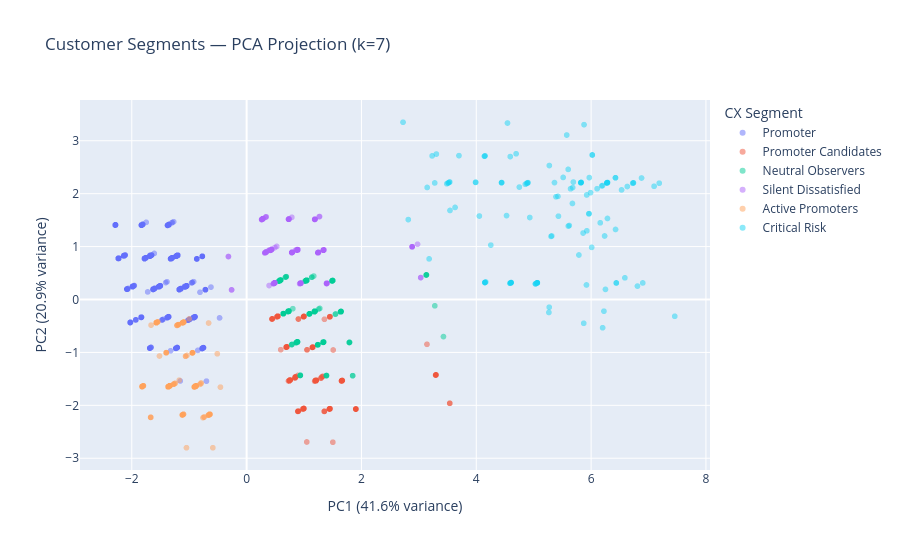

Notebook code cell kept with this figure:
### Markdown cell above
## 8. PCA Scatter Plot — 2D Cluster Visualization

### Code cell
pca = PCA(n_components=2, random_state=42)
X_pca = pca.fit_transform(X)

df_cluster["pca_1"] = X_pca[:, 0]
df_cluster["pca_2"] = X_pca[:, 1]

variance_explained = pca.explained_variance_ratio_
print(f"Variance explained by PCA: {variance_explained[0]:.1%} + {variance_explained[1]:.1%} = {sum(variance_explained):.1%}")

hover_cols = [c for c in ["nps_score", "severity_label", "product"] if c in df_cluster.columns]

fig = px.scatter(
    df_cluster.sample(min(5000, len(df_cluster)), random_state=42),  # sample for speed
    x="pca_1", y="pca_2",
    color="cluster_name",
    opacity=0.5,
    title=f"Customer Segments — PCA Projection (k={N_CLUSTERS})",
    labels={
        "pca_1": f"PC1 ({variance_explained[0]:.1%} variance)",
        "pca_2": f"PC2 ({variance_explained[1]:.1%} variance)",
    },
    hover_data=hover_cols if hover_cols else None,
)
fig.update_layout(height=550, legend_title="CX Segment")
fig.show()

### Figure 1 — Plotly figure (JSON) as saved in the notebook; plotly's stock layout.template omitted (floating-point values rounded to 4 significant figures; data arrays with more than 128 entries replaced by an {"elided": "..."} marker saying what was removed)
{"data": [{"customdata": {"elided": "1748x3 mixed values"}, "hovertemplate": "cluster_name=Promoter<br>PC1 (41.6% variance)=%{x}<br>PC2 (20.9% variance)=%{y}<br>nps_score=%{customdata[0]}<br>severity_label=%{customdata[1]}<br>product=%{customdata[2]}<extra></extra>", "legendgroup": "Promoter", "marker": {"color": "#636efa", "opacity": 0.5, "symbol": "circle"}, "mode": "markers", "name": "Promoter", "showlegend": true, "type": "scattergl", "x": {"elided": "1748 float values"}, "xaxis": "x", "y": {"elided": "1748 float values"}, "yaxis": "y"}, {"customdata": {"elided": "763x3 mixed values"}, "hovertemplate": "cluster_name=Promoter Candidates<br>PC1 (41.6% variance)=%{x}<br>PC2 (20.9% variance)=%{y}<br>nps_score=%{customdata[0]}<br>severity_label=%{customdata[1]}<br>product=%{customdata[2]}<extra></extra>", "legendgroup": "Promoter Candidates", "marker": {"color": "#EF553B", "opacity": 0.5, "symbol": "circle"}, "mode": "markers", "name": "Promoter Candidates", "showlegend": true, "type": "scattergl", "x": {"elided": "763 float values"}, "xaxis": "x", "y": {"elided": "763 float values"}, "yaxis": "y"}, {"customdata": {"elided": "1074x3 mixed values"}, "hovertemplate": "cluster_name=Neutral Observers<br>PC1 (41.6% variance)=%{x}<br>PC2 (20.9% variance)=%{y}<br>nps_score=%{customdata[0]}<br>severity_label=%{customdata[1]}<br>product=%{customdata[2]}<extra></extra>", "legendgroup": "Neutral Observers", "marker": {"color": "#00cc96", "opacity": 0.5, "symbol": "circle"}, "mode": "markers", "name": "Neutral Observers", "showlegend": true, "type": "scattergl", "x": {"elided": "1074 float values"}, "xaxis": "x", "y": {"elided": "1074 float values"}, "yaxis": "y"}, {"customdata": {"elided": "872x3 mixed values"}, "hovertemplate": "cluster_name=Silent Dissatisfied<br>PC1 (41.6% variance)=%{x}<br>PC2 (20.9% variance)=%{y}<br>nps_score=%{customdata[0]}<br>severity_label=%{customdata[1]}<br>product=%{customdata[2]}<extra></extra>", "legendgroup": "Silent Dissatisfied", "marker": {"color": "#ab63fa", "opacity": 0.5, "symbol": "circle"}, "mode": "markers", "name": "Silent Dissatisfied", "showlegend": true, "type": "scattergl", "x": {"elided": "872 float values"}, "xaxis": "x", "y": {"elided": "872 float values"}, "yaxis": "y"}, {"customdata": {"elided": "409x3 mixed values"}, "hovertemplate": "cluster_name=Active Promoters<br>PC1 (41.6% variance)=%{x}<br>PC2 (20.9% variance)=%{y}<br>nps_score=%{customdata[0]}<br>severity_label=%{customdata[1]}<br>product=%{customdata[2]}<extra></extra>", "legendgroup": "Active Promoters", "marker": {"color": "#FFA15A", "opacity": 0.5, "symbol": "circle"}, "mode": "markers", "name": "Active Promoters", "showlegend": true, "type": "scattergl", "x": {"elided": "409 float values"}, "xaxis": "x", "y": {"elided": "409 float values"}, "yaxis": "y"}, {"customdata": {"elided": "134x3 mixed values"}, "hovertemplate": "cluster_name=Critical Risk<br>PC1 (41.6% variance)=%{x}<br>PC2 (20.9% variance)=%{y}<br>nps_score=%{customdata[0]}<br>severity_label=%{customdata[1]}<br>product=%{customdata[2]}<extra></extra>", "legendgroup": "Critical Risk", "marker": {"color": "#19d3f3", "opacity": 0.5, "symbol": "circle"}, "mode": "markers", "name": "Critical Risk", "showlegend": true, "type": "scattergl", "x": {"elided": "134 float values"}, "xaxis": "x", "y": {"elided": "134 float values"}, "yaxis": "y"}], "layout": {"height": 550, "legend": {"title": {"text": "CX Segment"}, "tracegroupgap": 0}, "title": {"text": "Customer Segments — PCA Projection (k=7)"}, "xaxis": {"anchor": "y", "domain": [0, 1], "title": {"text": "PC1 (41.6% variance)"}}, "yaxis": {"anchor": "x", "domain": [0, 1], "title": {"text": "PC2 (20.9% variance)"}}}}
